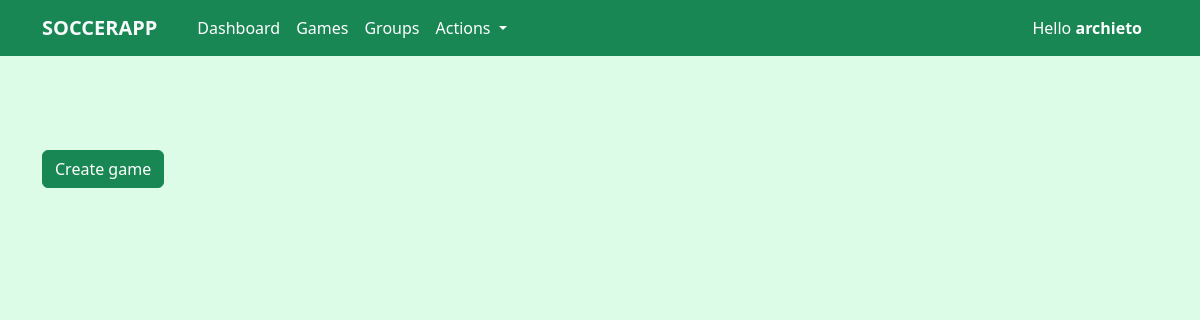
Before: /game (signed in) with the older database file.
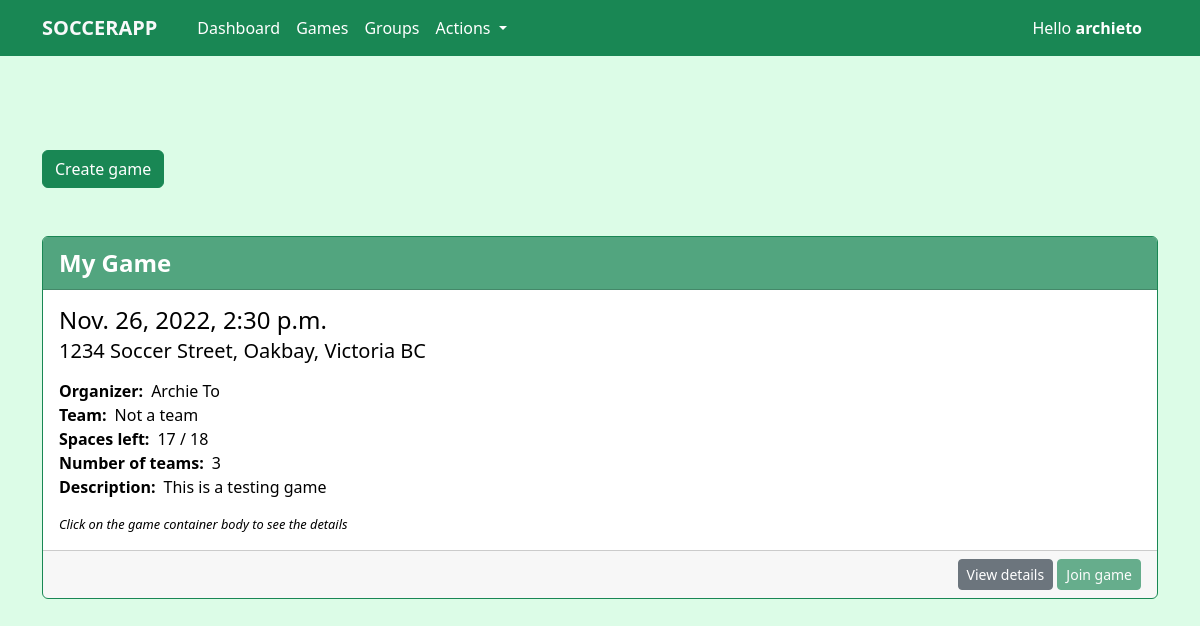
After: the same page with the newer database file.
### soccer/models.py (models this page shows, shortened)
class Game(models.Model):
    name = models.CharField(max_length=50, null=False, blank=False)
    team = models.ForeignKey(Team, on_delete=models.CASCADE, null=True, blank=True)
    organizers = models.ManyToManyField(User)
    date = models.DateTimeField(null=False, blank=False)
    location = models.CharField(max_length=200, null=False, blank=False, default='location')
    max_player_num = models.IntegerField(null=True, blank=True)
    team_num = models.IntegerField(default=2, validators=[MinValueValidator(1), MaxValueValidator(8)])
    visible_to_everyone = models.BooleanField(default=True)
    description = models.CharField(max_length=300, null=False, blank=False)
    class Meta:
        db_table = 'soccer_team_game'
        ordering = ['-date']
    def total_players(self):
        players = 0
        for team in self.gameteam_set.all():
            players = players + team.players.count()
        return players
    def get_creator(self):
        return self.organizers.first()
    def get_players(self):
        players = []
        for team in self.gameteam_set.all():
            players.extend(team.players.all())
        return players

class User(models.Model):
    phone_number = models.CharField(max_length=10, null=False, blank=False, validators=[RegexValidator(regex='[0-9]{10}')])
    name = models.CharField(max_length=30, null=False, blank=False)
    last_active = models.DateTimeField(auto_now=True)
    class Meta:
        db_table = 'soccer_user'
        ordering = ['name']
    def __str__(self):
        return self.name

class GameTeam(models.Model):
    players = models.ManyToManyField(User)
    game = models.ForeignKey(Game, on_delete=models.CASCADE, null=False, blank=False)
    team_number = models.IntegerField(null=False, blank=False)
    class Meta:
        db_table = 'soccer_game_team'
        ordering = ['game']

### soccer/views.py (the view)
# urls.py: path('game', views.GamesView.as_view(), name='soccer_homepage'),
class GamesView(ListView):
    model = Game
    template_name = "soccer/games.html"
    context_object_name = "all_games"

### soccer/templatetags/soccer_extras.py (called while the page is built)
@register.filter
def subtract(value, arg):
    return value - arg

### soccer_app/global_contexts.py (called while the page is built, shortened)
def get_user(request):
    user_id = request.session.get('user_id', None)
    name = request.session.get('name')
    phone_number = request.session.get('phone_number')
    return {
        'user': User.objects.get(id=user_id),
        'user_id': user_id,
        'name': name,
        'phone_number': phone_number
    }

### templates/soccer/games.html (shortened to what this page needs)
{% extends 'base.html' %}
{% block content %}
<div class="container mt-150">
    <button type="button" class="btn btn-success" data-bs-toggle="modal" data-bs-target="#createGameFormModal">
        Create game
    </button>
    <div class="mt-5">
        {% for game in all_games %}
        {% if game.total_players < game.max_player_num %}
        {% include 'soccer/components/container/game.html' %}
        {% endif %}
        {% endfor %}
    </div>
</div>
{% endblock %}
{% block script %}
{% load static %}
{% endblock %}

### templates/soccer/components/container/game.html
{% load soccer_extras %}
<div class="card mt-3 border-success">
    <div class="card-header bg-success bg-opacity-75 text-white fw-semibold fs-4">
        {{ game.name }}
    </div>
    <a class="text-black" style="text-decoration: none;" href="/game/{{game.id}}">
        <div class="card-body game-body">
            <h4 class="card-title">{{ game.date }}</h4>
            <h5 class="card-subtitle">{{ game.location }}</h5>
            <div class="card-text mt-3">
                <div><strong class="me-2">Organizer:</strong>{{ game.get_creator }}</div>
                <div><strong class="me-2">Team:</strong>{% if game.team %}{{ game.team.name }}{% else %}Not a team{% endif %}</div>
                <div><strong class="me-2">Spaces left:</strong>{{ game.max_player_num|subtract:game.total_players }} / {{game.max_player_num}}</div>
                <div><strong class="me-2">Number of teams:</strong>{{ game.team_num }}</div>
                <div><strong class="me-2">Description:</strong>{{ game.description }}</div>
                <div class="mt-3 fst-italic helper-text">Click on the game container body to see the details</div>
            </div>
        </div>
    </a>
    <div class="card-footer">
        <div class="w-fit ms-auto">
            {% if request.path == '/' %}
            <button type="button" class="btn btn-danger btn-sm" data-bs-toggle="modal" data-bs-target="#deleteGame{{ game.id }}ConfirmationModal">Delete game</button>
            <button type="button" class="btn btn-primary btn-sm" data-bs-toggle="modal" data-bs-target="#editGame{{ game.id }}FormModal">Edit game</button>
            {% else %}
            <a href="/game/{{ game.id }}" type="button" class="btn btn-secondary btn-sm">View details</a>
            <a href="/join_game/{{ game.id }}" type="button" class="btn btn-success btn-sm {% if user in game.get_players %}disabled{% endif %}">Join game</a>
            {% endif %}
        </div>
    </div>
</div>

Changed rows visible on the page:
added Game: name "My Game", date "Nov. 26, 2022, 2:30 p.m.", location "1234 Soccer Street, Oakbay, Victoria BC", get_creator "Archie To", shows "Not a team", max_player_num|subtract "17", max_player_num "18", team_num "3", description "This is a testing game"
